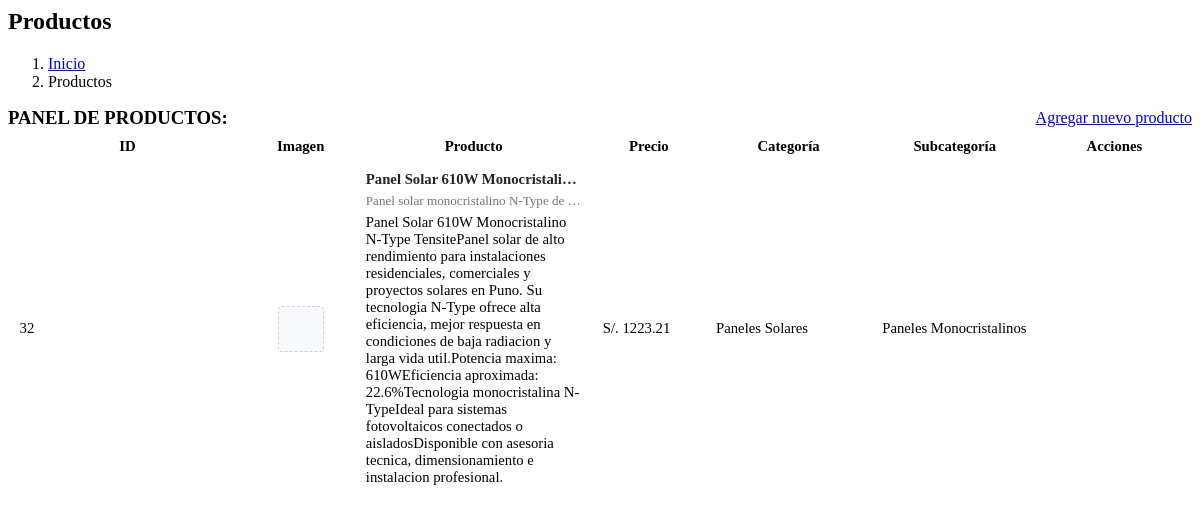
Before: /administrador/products.php with the older database file.
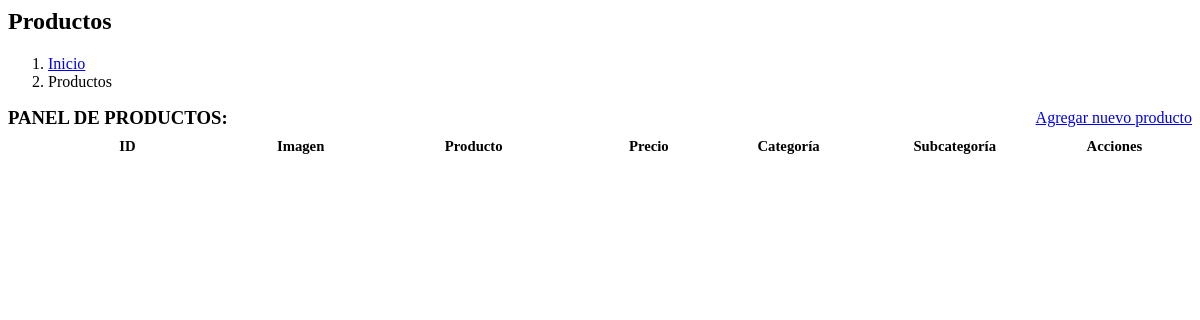
After: the same page with the newer database file.
### tables this page shows
CREATE TABLE `productos` (
  `id` int(11) NOT NULL AUTO_INCREMENT,
  `nombre` varchar(255) NOT NULL,
  `slug` varchar(180) NOT NULL,
  `descripcion` text NOT NULL,
  `breve_descripcion` varchar(400) NOT NULL DEFAULT '',
  `precio_normal` decimal(10,2) NOT NULL,
  `precio_rebajado` decimal(10,2) NOT NULL DEFAULT 0.00,
  `cantidad` int(11) NOT NULL DEFAULT 0,
  `imagen` varchar(255) DEFAULT NULL,
  `id_categoria` int(11) NOT NULL,
  `id_subcategory` int(11) NOT NULL,
  `updated_at` datetime DEFAULT NULL,
  PRIMARY KEY (`id`),
  UNIQUE KEY `productos_slug_unique` (`slug`),
  UNIQUE KEY `productos_nombre_unique` (`nombre`),
  KEY `id_categoria` (`id_categoria`),
  KEY `id_subcategory` (`id_subcategory`),
  KEY `productos_subcategory_category` (`id_subcategory`,`id_categoria`),
  CONSTRAINT `productos_subcategory_category_fk` FOREIGN KEY (`id_subcategory`, `id_categoria`) REFERENCES `subcategory` (`id`, `id_category`) ON UPDATE CASCADE
);

CREATE TABLE `category` (
  `id` int(11) NOT NULL AUTO_INCREMENT,
  `category` varchar(50) NOT NULL,
  `slug` varchar(120) NOT NULL,
  `updated_at` datetime DEFAULT NULL,
  PRIMARY KEY (`id`),
  UNIQUE KEY `category_slug_unique` (`slug`),
  UNIQUE KEY `category_name_unique` (`category`)
);

CREATE TABLE `subcategory` (
  `id` int(11) NOT NULL AUTO_INCREMENT,
  `id_category` int(11) NOT NULL,
  `subcategory` varchar(50) NOT NULL,
  `slug` varchar(120) NOT NULL,
  `updated_at` datetime DEFAULT NULL,
  PRIMARY KEY (`id`),
  UNIQUE KEY `subcategory_category_pair` (`id`,`id_category`),
  UNIQUE KEY `subcategory_category_slug_unique` (`id_category`,`slug`),
  UNIQUE KEY `subcategory_category_name_unique` (`id_category`,`subcategory`),
  KEY `id_category` (`id_category`),
  CONSTRAINT `subcategory_category_fk` FOREIGN KEY (`id_category`) REFERENCES `category` (`id`) ON UPDATE CASCADE
);

### includes/functions.php (called while the page is built, shortened)
<?php
function product_image_is_external(string $image): bool
{
    if (!filter_var($image, FILTER_VALIDATE_URL)) {
        return false;
    }
    $scheme = strtolower((string) parse_url($image, PHP_URL_SCHEME));
    return in_array($scheme, ['http', 'https'], true);
}
function product_has_image(array $product): bool
{
    $image = trim((string) ($product['imagen'] ?? ''));
    $ext = strtolower(pathinfo($image, PATHINFO_EXTENSION));
    $id = (int) ($product['id'] ?? 0);
    return is_file(__DIR__ . '/../productsImg/' . $id . '.' . $ext);
}
function product_path(array $product): string
{
    $slug = (string) ($product['slug'] ?? '');
    return 'producto/' . $slug . '-' . (int) $product['id'];
}

### administrador/products.php (the view, shortened to what the changed rows need)
<?php
require_once __DIR__ . "/../includes/functions.php";
$query = "SELECT productos.id,productos.nombre,productos.slug,productos.descripcion,productos.precio_normal,productos.breve_descripcion,productos.imagen,category.category,subcategory.subcategory
FROM productos LEFT JOIN category ON productos.id_categoria = category.id LEFT JOIN subcategory ON productos.id_subcategory=subcategory.id";
$results = $conn->query($query);
if (!function_exists('cleanProductText')) {
  function cleanProductText($text, $limit = null)
  {
    $text = trim(preg_replace('/\s+/', ' ', strip_tags((string) $text)));
    if ($limit === null) {
      return $text;
    }
    return strlen($text) > $limit ? substr($text, 0, $limit) . '...' : $text;
  }
}
if (!function_exists('productHtml')) {
  function productHtml($text)
  {
    return htmlspecialchars((string) $text, ENT_QUOTES, 'UTF-8');
  }
}
?>
<div class="content-wrapper">
  <section class="content-header">
    <div class="container-fluid">
      <div class="row mb-2">
        <div class="col-sm-6">
          <h1 class="font-weight-bold">Productos</h1>
        </div>
      </div>
    </div>
  </section>
  <section class="content">
    <div class="container-fluid">
      <div class="row">
        <div class="col-12">
          <div class="card">
            <div class="card-body">
              <div class="admin-table-scroll">
                <table id="tableProducts" class="table table-sm  table-hover" style="width:100%">
                  <thead>
                    <tr>
                      <th>ID</th>
                      <th class="col-image">Imagen</th>
                      <th class="col-product">Producto</th>
                      <th class="col-price">Precio</th>
                      <th class="col-category">Categoría</th>
                      <th class="col-subcategory">Subcategoría</th>
                      <th class="col-actions">Acciones</th>
                    </tr>
                  </thead>
                  <tbody>
                    <?php while ($row = $results->fetch_assoc()) {
                      $briefDescription = cleanProductText($row['breve_descripcion']);
                      $searchDescription = cleanProductText($row['descripcion']);
                      $productPreviewUrl = '../' . product_path($row) . '#text-description';
                      $productImage = trim((string) ($row['imagen'] ?? ''));
                      $productImageSrc = product_image_is_external($productImage) ? $productImage : '../' . product_image_relative($row);
                    ?>
                      <tr>
                        <td><?php echo $row['id'] ?></td>
                        <td class="col-image">
                          <?php if (product_has_image($row)) { ?>
                          <img class="img-thumbnail product-thumb" src="<?php echo productHtml($productImageSrc) ?>" alt="<?php echo productHtml($row['nombre']) ?>">
                          <?php } else { ?>
                          <span class="product-thumb-placeholder" aria-label="Imagen pendiente" title="Imagen pendiente">
                          </span>
                          <?php } ?>
                        </td>
                        <td class="col-product">
                          <div class="product-info">
                          <span class="product-title"><?php echo productHtml($row['nombre']) ?></span>
                          <span class="product-excerpt"><?php echo productHtml($briefDescription) ?></span>
                          <span class="d-none"><?php echo productHtml($searchDescription) ?></span>
                          </div>
                        </td>
                        <td class="col-price product-price">S/. <?php echo productHtml($row['precio_normal']) ?></td>
                        <td class="col-category"><span class="product-category" title="<?php echo productHtml($row['category']) ?>"><?php echo productHtml($row['category']) ?></span></td>
                        <td class="col-subcategory"><span class="product-category" title="<?php echo productHtml($row['subcategory']) ?>"><?php echo productHtml($row['subcategory']) ?></span></td>
                        <td class="col-actions">
                          <div class="product-actions">
                            <a href="<?php echo productHtml($productPreviewUrl) ?>" target="_blank" class="btn btn-sm btn-primary" title="Ver contenido" aria-label="Ver contenido">
                            </a>
                            <a href="index.php?module=editProduct&id=<?php echo $row['id'] ?>" class="btn btn-sm btn-info" title="Editar" aria-label="Editar">
                            </a>
                            <a href="createProductEvalua.php?idDelete=<?php echo $row['id'] ?>&image=<?php echo productHtml($row['imagen']) ?>" onclick="deleteProduct(event)" class="btn btn-sm btn-danger" title="Eliminar" aria-label="Eliminar">
                            </a>
                          </div>
                        </td>
                      </tr>
                    <?php } ?>
                  </tbody>
                </table>
              </div>
            </div>
          </div>
        </div>
      </div>
    </div>
  </section>
</div>

Changed rows visible on the page:
removed productos: id "32", nombre "Panel Solar 610W Monocristali…", breve_descripcion "Panel solar monocristalino N-Type de…", descripcion "Panel Solar 610W Monocristalino N-Type TensitePanel solar de alto rendimiento para instalaciones residenciales, comerciales y proyectos solares en Puno. Su tecnologia N-Type ofrece alta eficiencia, mejor respuesta en condiciones de baja radiacion y larga vida util.Potencia maxima: 610WEficiencia aproximada: 22.6%Tecnologia monocristalina N-TypeIdeal para sistemas fotovoltaicos conectados o aisladosDisponible con asesoria tecnica, dimensionamiento e instalacion profesional.", precio_normal "1223.21", category.category "Paneles Solares", id_subcategory.subcategory "Paneles Monocristalinos"
